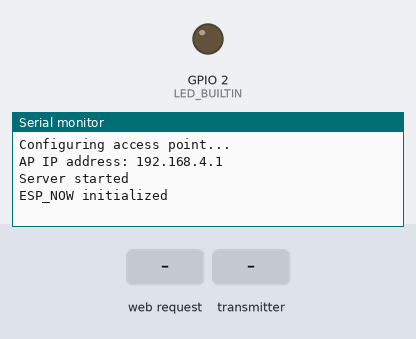
This sketch was run on a simulated ESP32. Parts: output pins drawn as LEDs (lit = HIGH), the last lines printed to the serial monitor. The test bench sets the inputs (shaded band).

Above: at 1.2 s.
1.3 s: HTTP request GET /H1 received
At 2.0 s:
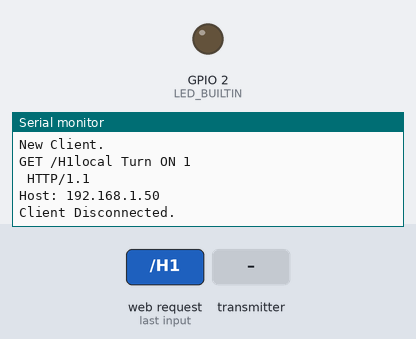
2.8 s: the transmitter starts sending message = 0
At 3.11 s:
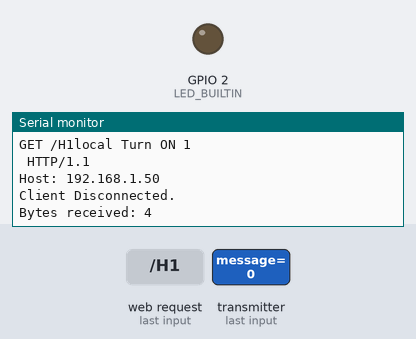
4.8 s: HTTP request GET /L1 received
At 5.11 s:
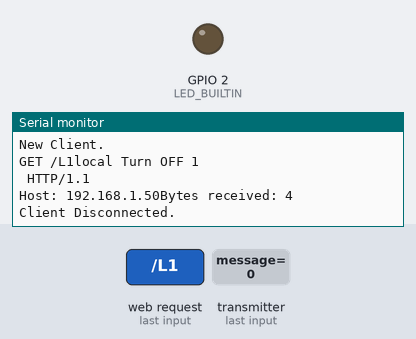
6.3 s: HTTP request GET /L2 received
At 6.61 s:
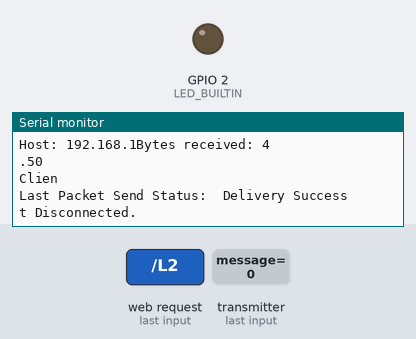

Measured:
- after the input at 1.3 s, the serial monitor: prints a new line at once (image 1)
- after the input at 2.8 s, the serial monitor: prints a new line at once (image 2)
- after the input at 4.8 s, the serial monitor: prints a new line at once (image 3)
- after the input at 6.3 s, the serial monitor: prints a new line at once (image 4)

The sketch:

TwoWayTest.ino
```cpp
/*WiFiAccessPoint.ino creates a WiFi access point and provides a web server on
  it.

  Steps:
  1. Connect to the access point "yourAp"
  2. Point your web browser to http://192.168.4.1/H to turn the LED on or
  http://192.168.4.1/L to turn it off OR Run raw TCP "GET /H" and "GET /L" on
  PuTTY terminal with 192.168.4.1 as IP address and 80 as port

  Created for arduino-esp32 on 04 July, 2018
  by Elochukwu Ifediora (fedy0)
*/

#include <WiFi.h>
#include <WiFiAP.h>
#include <WiFiClient.h>
#include <Wire.h>
#include <esp_now.h>

#define LED_BUILTIN 2  // Set the GPIO pin where you connected your test LED or comment this \
     // line out if your dev board has a built-in LED

// Set these to your desired credentials.
const char *ssid = "ESP32 40:22:d8:05:2b:98";
const char *password = "Password";
WiFiServer server(80);

// REPLACE WITH THE MAC Address of your receiver
uint8_t broadcastAddress[] = { 0xc8, 0xf0, 0x9e, 0x9b, 0x88, 0x7c };


// Define variables to store incoming readings
int incomingMessage;

// Variable to store if sending data was successful
String success;

// Structure example to send data
// Must match the receiver structure
typedef struct struct_message {
  int message;
} struct_message;

struct_message incomingPacket;
struct_message outgoingPacket;
esp_now_peer_info_t peerInfo;

void OnDataSent(const uint8_t *mac_addr, esp_now_send_status_t status) {
  Serial.print("\r\nLast Packet Send Status:\t");
  Serial.println(status == ESP_NOW_SEND_SUCCESS ? "Delivery Success"
                                                : "Delivery Fail");
  if (status == 0) {
    success = "Delivery Success :)";
  } else {
    success = "Delivery Fail :(";
  }
}
// Callback when data is received
void OnDataRecv(const uint8_t *mac, const uint8_t *incomingData, int len) {
  memcpy(&incomingPacket, incomingData, sizeof(incomingPacket));
  Serial.print("Bytes received: ");
  Serial.println(len);
  incomingMessage = incomingPacket.message;
}

void setup() {
  pinMode(LED_BUILTIN, OUTPUT);

  Serial.begin(115200);
  Serial.println();
  Serial.println("Configuring access point...");
  // Set device as a Wi-Fi Station and access point
   WiFi.mode(WIFI_AP_STA);
  // You can remove the password parameter if you want the AP to be open.
  WiFi.softAP(ssid, password);
  IPAddress myIP = WiFi.softAPIP();
  Serial.print("AP IP address: ");
  Serial.println(myIP);
  server.begin();

  Serial.println("Server started");


  // Init ESP-NOW
  if (esp_now_init() != ESP_OK) {
    Serial.println("Error initializing ESP-NOW");
    return;
  } else {
    Serial.println("ESP_NOW initialized");
  }

  // Once ESPNow is successfully Init, we will register for Send CB to
  // get the status of Trasnmitted packet
  esp_now_register_send_cb(OnDataSent);
  // Register peer
  memcpy(peerInfo.peer_addr, broadcastAddress, 6);
  peerInfo.channel = 0;
  peerInfo.encrypt = false;
  // Add peer
  if (esp_now_add_peer(&peerInfo) != ESP_OK) {
    Serial.println("Failed to add peer");
    return;
  }
  // Register for a callback function that will be called when data is
  // received
  esp_now_register_recv_cb(OnDataRecv);
}

void loop() {
  WiFiClient client = server.available();  // listen for incoming clients
  esp_err_t result;
  if (client) {                     // if you get a client,
    Serial.println("New Client.");  // print a message out the serial port
    String currentLine =
      "";                         // make a String to hold incoming data from the client
    while (client.connected()) {  // loop while the client's connected
      if (client.available()) {   // if there's bytes to read from the
                                  // client,
        char c = client.read();   // read a byte, then
        Serial.write(c);          // print it out the serial monitor
        if (c == '\n') {          // if the byte is a newline character

          // if the current line is blank, you got two newline
          // characters in a row. that's the end of the client HTTP
          // request, so send a response:
          if (currentLine.length() == 0) {
            // HTTP headers always start with a response code (e.g.
            // HTTP/1.1 200 OK) and a content-type so the client
            // knows what's coming, then a blank line:
            client.println("HTTP/1.1 200 OK");
            client.println("Content-type:text/html");
            client.println();

            // the content of the HTTP response follows the header:
            client.print(
              "Click <a href=\"/H1\">here</a> to turn ON the "
              "LED.<br>");
            client.print(
              "Click <a href=\"/L1\">here</a> to turn OFF the "
              "LED.<br>");
            client.print(
              "Click <a href=\"/H2\">here</a> to turn ON the "
              "second LED.<br>");
            client.print(
              "Click <a href=\"/L2\">here</a> to turn OFF the "
              "second LED.<br>");

            // The HTTP response ends with another blank line:
            client.println();
            // break out of the while loop:
            break;
          } else {  // if you got a newline, then clear currentLine:
            currentLine = "";
          }
        } else if (c != '\r') {  // if you got anything else but a
                                 // carriage return character,
          currentLine += c;      // add it to the end of the currentLine
        }

        // Check to see if the client request was "GET /H" or "GET /L":
        if (currentLine.endsWith("GET /H1")) {
          //digitalWrite(LED_BUILTIN, HIGH);  // GET /H1 turns the LED on
          Serial.println("local Turn ON 1");
        }
        if (currentLine.endsWith("GET /L1")) {
          //digitalWrite(LED_BUILTIN, LOW);  // GET /L1 turns the LED off
          Serial.println("local Turn OFF 1");
        }
        if (currentLine.endsWith("GET /L2")) {
          outgoingPacket.message = 20;
          result =
            esp_now_send(broadcastAddress, (uint8_t *)&outgoingPacket,
                         sizeof(outgoingPacket));
          if (result == ESP_OK) {
            Serial.println("Sent with success (Turn OFF 2)");
          } else {
            Serial.println("Error sending the data");
          }
        }
        if (currentLine.endsWith("GET /H2")) {
          outgoingPacket.message = 21;
          result =
            esp_now_send(broadcastAddress, (uint8_t *)&outgoingPacket,
                         sizeof(outgoingPacket));
          if (result == ESP_OK) {
            Serial.println("Sent with success (Turn ON 2)");
          } else {
            Serial.println("Error sending the data");
          }
        }
        if (incomingMessage == 10) {
          Serial.println("recieved command to turn OFF 1");
          incomingMessage = -1;
        } else if (incomingMessage == 11) {
          Serial.println("recieved command to turn ON 1");
          incomingMessage = -1;
        }
      }
    }
    // close the connection:
    client.stop();
    Serial.println("Client Disconnected.");
  }
}
```
